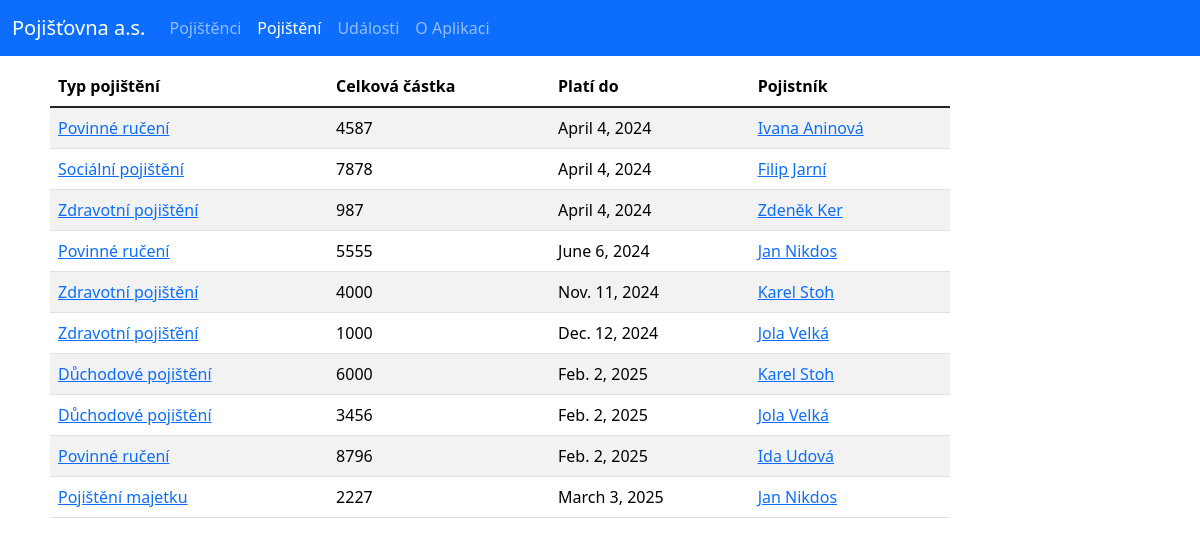
Before: /insurance-policy/ with the older database file.
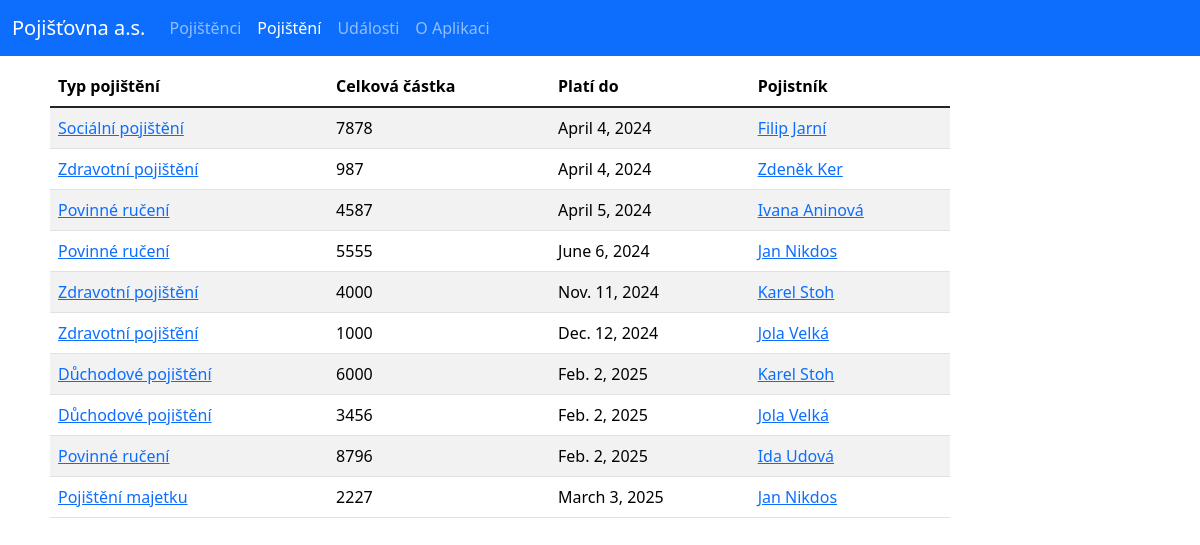
After: the same page with the newer database file.
### base/models.py (models this page shows, shortened)
class InsurancePolicy(models.Model):
    holder = models.ForeignKey(Policyholder, on_delete=models.CASCADE)
    effective_date = models.DateField("Začátek platnosti")
    expire_date = models.DateField("Konec platnosti")
    total_amount = models.IntegerField("Celková částka")
    policy_type = models.CharField("Druh pojištění", max_length=50)
    class Meta:
        ordering = ['expire_date']

class Policyholder(models.Model):
    first_name = models.CharField("Jméno", max_length=50)
    last_name = models.CharField("Příjmení", max_length=50)
    email = models.EmailField()
    phone = models.CharField("Telefon", max_length=20)
    address = models.CharField("Adresa", max_length=100)
    city = models.CharField("Město", max_length=100)
    zip_code = models.CharField("PSČ", max_length=20)
    class Meta:
        ordering = ['last_name', 'first_name']
    def __str__(self):
        return f"{self.first_name} {self.last_name}"

### base/views.py (the view)
# urls.py: path('insurance-policy/', views.insurance_policy_page, name="insurance-policy"),
def insurance_policy_page(request):
    insurance_policies = InsurancePolicy.objects.all()
    context = {'insurance_policies': insurance_policies}
    return render(request, 'base/insurance_policy.html', context)

### base/templates/base/insurance_policy.html
{% extends 'main.html' %}
{% block content %}
<main class="content">
    <div class="table-responsive">
        <table class="table table-striped table-hover">
            <thead>
                <tr>
                    <th scope="col">Typ pojištění</th>
                    <th scope="col">Celková částka</th>
                    <th scope="col">Platí do</th>
                    <th scope="col">Pojistník</th>
                </tr>
            </thead>
            <tbody class="table-group-divider">
                {% for policy in insurance_policies %}
                <tr>
                    <td><a href="{% url 'insurance-policy-detail' policy.id %}">{{policy.policy_type}}</a></td>
                    <td>{{policy.total_amount}}</td>
                    <td>{{policy.expire_date}}</td>
                    <td><a href="{% url 'policyholder-detail'  policy.holder.id%}">{{policy.holder}}</a></td>
                </tr>
                {% endfor %}
            </tbody>
        </table>
    </div>
</main>
{% endblock %}

Changed rows visible on the page:
changed InsurancePolicy "Ivana Aninová": expire_date "April 4, 2024" → "April 5, 2024"; moves down the list
